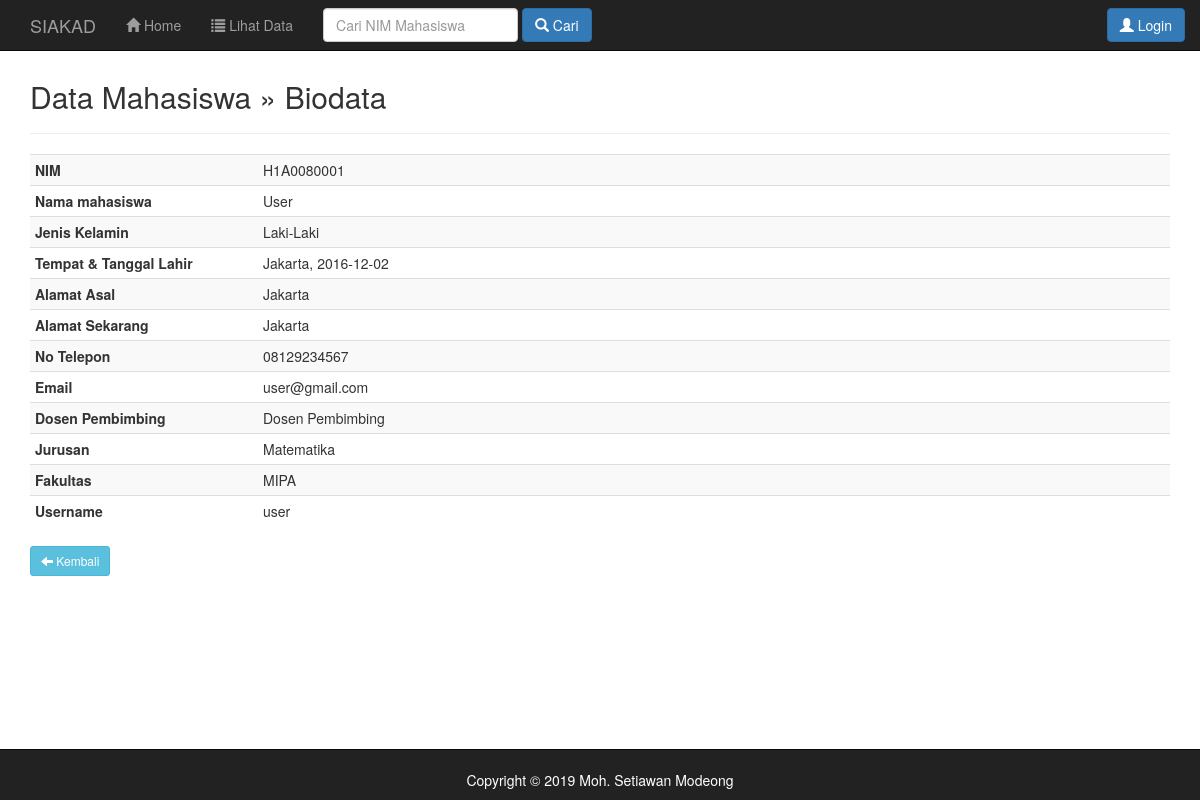
/profile_mahasiswa.php?nim=H1A0080001, run on the app's committed database.
### tables this page shows
CREATE TABLE IF NOT EXISTS `tbl_mahasiswa` (
  `ID` bigint(20) unsigned NOT NULL AUTO_INCREMENT,
  `username` varchar(20) NOT NULL,
  `password` varchar(32) NOT NULL,
  `level` varchar(30) NOT NULL,
  `nim` varchar(20) NOT NULL,
  `nama` varchar(50) NOT NULL,
  `jenis_kelamin` varchar(20) NOT NULL,
  `tempat_lahir` varchar(30) NOT NULL,
  `tanggal_lahir` date NOT NULL,
  `alamat_asal` varchar(100) NOT NULL,
  `alamat_sekarang` varchar(100) NOT NULL,
  `no_telepon` varchar(13) NOT NULL,
  `email` varchar(30) NOT NULL,
  `dosen_pembimbing` varchar(50) NOT NULL,
  `jurusan` varchar(50) NOT NULL,
  `fakultas` varchar(50) NOT NULL,
  PRIMARY KEY (`ID`)
);

### profile_mahasiswa.php (the view, shortened to what this page needs)
<?php
include("header.php");
include("koneksi.php");
?>
<div class="container">
	<div class="content">
		<h2>Data Mahasiswa &raquo; Biodata</h2>
		<hr />
		<?php
		$nim = $_GET['nim'];
		$sql = mysqli_query($koneksi, "SELECT * FROM tbl_mahasiswa WHERE nim='$nim'");
		if (mysqli_num_rows($sql) == 0) {
			header("Location: index.php");
		} else {
			$row = mysqli_fetch_assoc($sql);
		}
		?>
		<table class="table table-striped table-condensed">
			<tr>
				<th width="20%">NIM</th>
				<td><?php echo $row['nim']; ?></td>
			</tr>
			<tr>
				<th>Nama mahasiswa</th>
				<td><?php echo $row['nama']; ?></td>
			</tr>
			<tr>
				<th>Jenis Kelamin</th>
				<td><?php echo $row['jenis_kelamin']; ?></td>
			</tr>
			<tr>
				<th>Tempat & Tanggal Lahir</th>
				<td><?php echo $row['tempat_lahir'] . ', ' . $row['tanggal_lahir']; ?></td>
			</tr>
			<tr>
				<th>Alamat Asal</th>
				<td><?php echo $row['alamat_asal']; ?></td>
			</tr>
			<tr>
				<th>Alamat Sekarang</th>
				<td><?php echo $row['alamat_sekarang']; ?></td>
			</tr>
			<tr>
				<th>No Telepon</th>
				<td><?php echo $row['no_telepon']; ?></td>
			</tr>
			<tr>
				<th>Email</th>
				<td><?php echo $row['email']; ?></td>
			</tr>
			<tr>
				<th>Dosen Pembimbing</th>
				<td><?php echo $row['dosen_pembimbing']; ?></td>
			</tr>
			<tr>
				<th>Jurusan</th>
				<td><?php echo $row['jurusan']; ?></td>
			</tr>
			<tr>
				<th>Fakultas</th>
				<td><?php echo $row['fakultas']; ?></td>
			</tr>
			<tr>
				<th>Username</th>
				<td><?php echo $row['username']; ?></td>
			</tr>
		</table>
		<a href="data.php" class="btn btn-sm btn-info"><span class="glyphicon glyphicon-arrow-left" aria-hidden="true"></span> Kembali</a>
	</div>
</div>
<?php
include("footer.php");
?>

### style.css (style rules this page uses)
.content { margin-top: 80px; }

### data on the page
tbl_mahasiswa: nim "H1A0080001", nama "User", jenis_kelamin "Laki-Laki", tempat_lahir "Jakarta", tanggal_lahir "2016-12-02", alamat_asal "Jakarta", alamat_sekarang "Jakarta", no_telepon "08129234567", email "user@gmail.com", dosen_pembimbing "Dosen Pembimbing", jurusan "Matematika", fakultas "MIPA", username "user"
